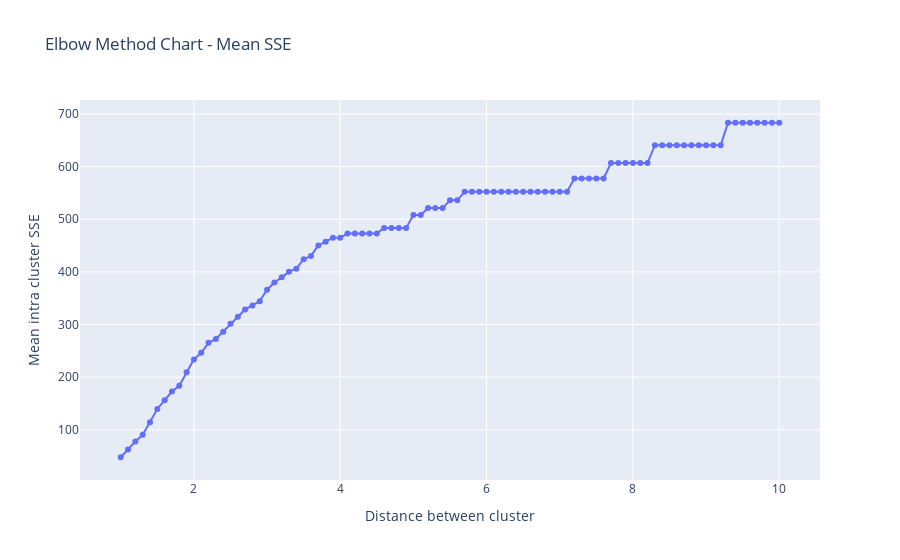

Notebook code for this chart:
### Code cell
fig = go.Figure()
fig.add_trace(go.Scatter(x=t_values, y=avg_sse, mode='lines+markers'))
fig.update_xaxes(title_text="Distance between cluster")
fig.update_yaxes(title_text="Mean intra cluster SSE")
fig.update_layout(title="Elbow Method Chart - Mean SSE")
